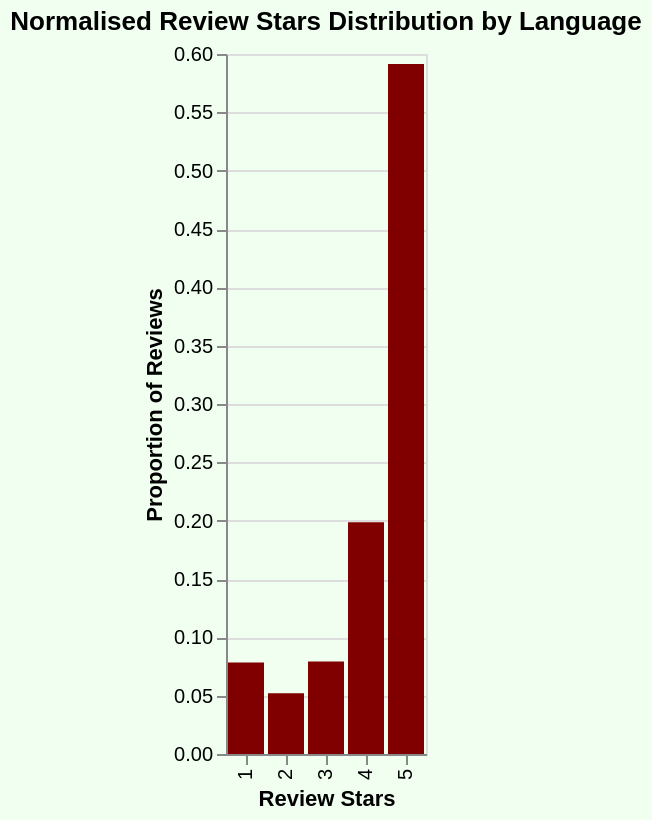

Write a Vega-Lite specification for this figure.
### Vega-Lite specification from a JSON file in a GitHub repository (floating-point values rounded to 4 significant figures; data arrays with more than 128 entries replaced by an {"elided": "..."} marker saying what was removed)
{"config": {"view": {"continuousWidth": 300, "continuousHeight": 300}}, "data": {"name": "data-1a25c0e6a1aa26302abfcae795757915"}, "mark": {"type": "bar", "color": "#800000"}, "background": "#f0fff0", "encoding": {"tooltip": [{"field": "review_stars", "type": "quantitative"}, {"field": "count_reviews", "type": "quantitative"}, {"field": "normalised_count", "type": "quantitative"}], "x": {"field": "review_stars", "title": "Review Stars", "type": "ordinal"}, "y": {"field": "normalised_count", "title": "Proportion of Reviews", "type": "quantitative"}}, "height": 350, "params": [{"name": "param_61", "select": {"type": "point", "fields": ["language"]}, "bind": {"input": "select", "options": ["Aragonese", "Arabic", "Bengali", "Bosnian", "Czech", "Danish", "German", "Greek", "English", "Spanish", "Finnish", "French", "Galician", "Hebrew", "Croatian", "Haitian Creole", "Hungarian", "Italian", "Japanese", "Korean", "Latin", "Luxembourgish", "Lithuanian", "Maltese", "Norwegian Bokmål", "Dutch", "Norwegian", "Occitan", "Polish", "Portuguese", "Russian", "Slovak", "Swedish", "Turkish", "Ukrainian", "Chinese"], "name": "Language"}, "value": "Italian"}], "title": "Normalised Review Stars Distribution by Language", "transform": [{"filter": {"param": "param_61"}}], "width": "container", "$schema": "https://vega.github.io/schema/vega-lite/v5.17.0.json", "datasets": {"data-1a25c0e6a1aa26302abfcae795757915": {"elided": "130 records"}}}
